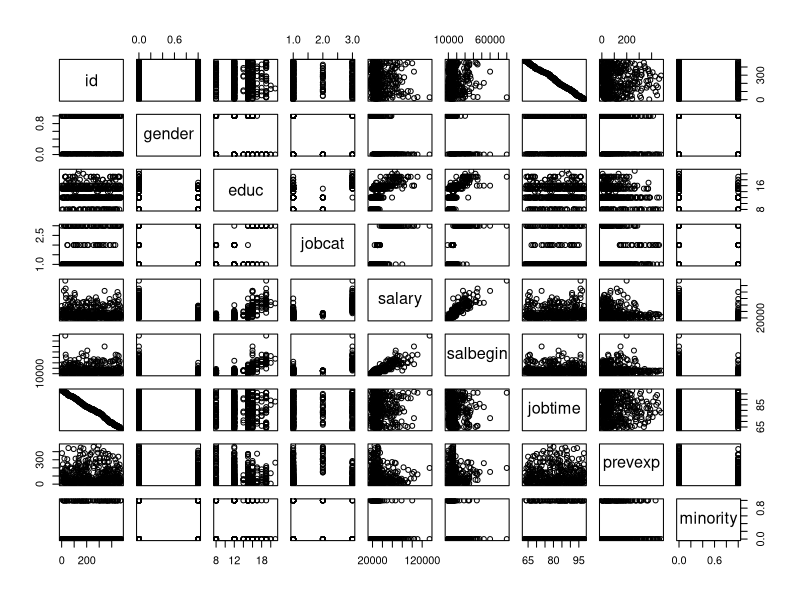

The R source for this figure:
load_data <- function() {
    data <- read.csv('files/Employee data.csv')
    return(data)
}

main <- function(){
    data <- load_data()

    png('images/correlation-plot.png')
    plot(data)
    dev.off()

    matrix <- cor(data)
    print("     --- Corelation Matrix ---")
    print(matrix)

    print("")
    print("     --- Corelation Summary ---")
    print(symnum(matrix))
}

main()